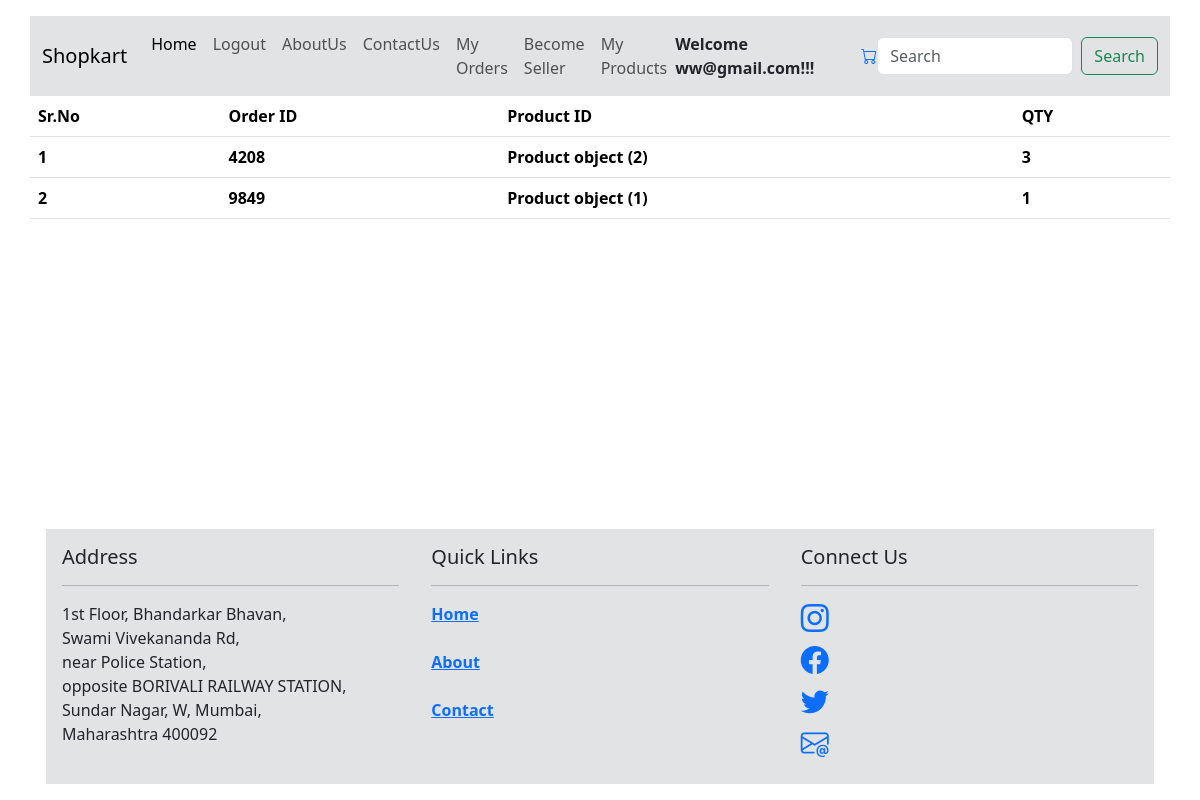
The app's page /showorders/ (signed in) with its own data.
### productormapp/models.py (models this page shows)
class Order(models.Model):
    order_id = models.IntegerField(primary_key=True)
    userid = models.ForeignKey(User, on_delete=models.CASCADE,null=True, blank=True)
    product_id = models.ForeignKey(Product, on_delete=models.CASCADE)
    qty = models.PositiveIntegerField(default=0)

class Product(models.Model):
    userid = models.ForeignKey(User, on_delete=models.CASCADE,null=True, blank=True)
    product_id = models.IntegerField(primary_key=True)
    product_name = models.CharField(max_length=55)
    type = (("Mobile", "Mobile"), ("Cloths", "Cloths"), ("Shoes", "Shoes"))
    category = models.CharField(max_length=100, choices=type, default="")
    desc = models.TextField(max_length=255)
    price = models.IntegerField()
    image = models.ImageField(upload_to="pics")
    objects = models.Manager()
    prod = CustomManager()

### productormapp/views.py (the view)
# urls.py: path('showorders/',views.showorders,name='showorders'),
def showorders(req):
    if req.user.is_authenticated:
        user=req.user
        allorders = Order.objects.filter(userid=user)
        context = {"allorders": allorders, "username": user}
        return render(req, "orders.html", context)
    else:
        user=None
        return redirect('/userlogin')

### template/orders.html
{% include 'header.html' %}
<div class="container">
    <div class="row">
        <table class="table table-border">
            <tr>
                <th>Sr.No</th>
                <th>Order ID</th>
                <th>Product ID</th>
                <th>QTY</th>
            </tr>
            {% for x in allorders %}
                <tr>
                <th>{{forloop.counter}}</th>
                <th>{{x.order_id}}</th>
                <th>{{x.product_id}}</th>
                <th>{{x.qty}}</th>
                </tr>
            {% endfor %}
        </table>
    </div>
    </div>
{% include 'footer.html' %}

### template/header.html (shortened to what this page needs)
<!doctype html>
<html lang="en">
  <head>
    <link href="https://cdn.jsdelivr.net/npm/bootstrap@5.3.2/dist/css/bootstrap.min.css" rel="stylesheet">
    <link rel="stylesheet" href="https://cdn.jsdelivr.net/npm/bootstrap-icons@1.11.2/font/bootstrap-icons.min.css">
  </head>
  <body>
    <div class="container">
        <div class="row mt-3">
            <nav class="navbar navbar-expand-lg bg-body-tertiary bg-secondary-subtle">
                <div class="container-fluid">
                  <a class="navbar-brand" href="#">Shopkart</a>
                  <div class="collapse navbar-collapse" id="navbarSupportedContent">
                    <ul class="navbar-nav me-auto mb-2 mb-lg-0">
                      <li class="nav-item">
                        <a class="nav-link active" aria-current="page" href="{% url 'index' %}">Home</a>
                      </li>
                      {% if user.is_authenticated %}
                      <li class="nav-item">
                        <a class="nav-link" href="{% url 'userlogout' %}">Logout</a>
                      </li>
                      {% endif %}
                      <li class="nav-item">
                        <a class="nav-link" href="{% url 'about' %}">AboutUs</a>
                      </li>
                      <li class="nav-item">
                        <a class="nav-link" aria-current="page" href="{% url 'contact' %}">ContactUs</a>
                      </li>
                      <li class="nav-item">
                        <a class="nav-link" href="{% url 'showorders' %}">My Orders</a>
                        </li>
                        <li class="nav-item">
                          <a class="nav-link" href="{% url 'insertproducts' %}">Become Seller</a>
                          </li>
                          <li class="nav-item">
                          <a class="nav-link" href="{% url 'viewregisterproduct' %}">My Products</a>
                          </li>
                    </ul>
                    {% if username %}
                    <strong>Welcome {{username}}!!!</strong>&nbsp;&nbsp;
                    {% else %}
                    <strong>Welcome Guest!!!</strong>&nbsp;&nbsp;
                    {% endif %}
                    <a href="/cart"><i class="bi bi-cart"></i></a>
                    <form method="GET"  action="{% url 'searchproduct' %}" class="d-flex" role="search">
                      <input class="form-control me-2" name='q'  value="{{query}}"    type="search" placeholder="Search" aria-label="Search">
                      <button class="btn btn-outline-success" type="submit">Search</button>
                    </form>
                  </div>
                </div>
              </nav>
        </div>
    </div>
  </body>
</html>

### records on screen
Order: order_id "4208", product_id "Product object (2)", qty "3"
Order: order_id "9849", product_id "Product object (1)", qty "1"

### other values on screen
{{ username }} "ww@gmail.com"
